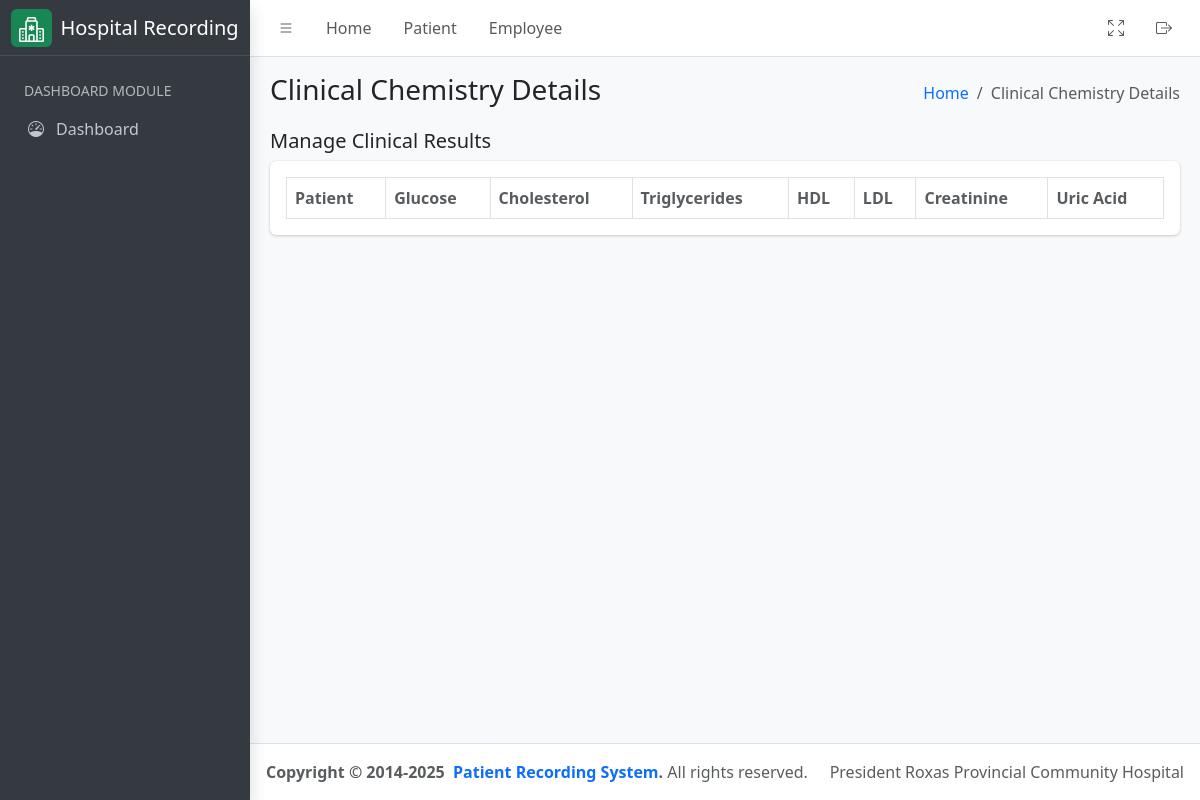
Page /laboratory/chemical-chemistry/result on the earlier database version.
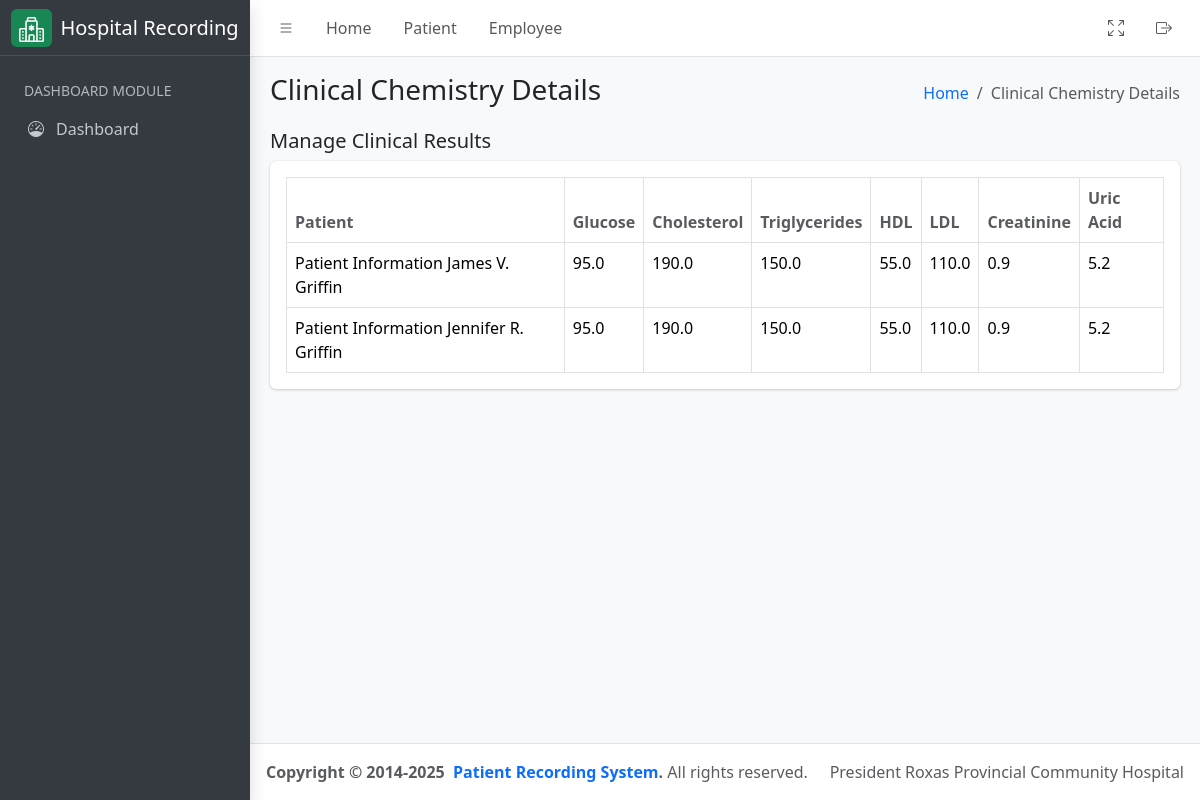
Same page on the later database version.
### hospital_app/models.py (models this page shows, shortened)
class ClinicalChemistry(models.Model):
    patient = models.ForeignKey(
        Patient, on_delete=models.CASCADE, related_name="patient_clinical_chemistry"
    )
    glucose = models.FloatField()
    cholesterol = models.FloatField()
    triglycerides = models.FloatField()
    hdl = models.FloatField()
    ldl = models.FloatField()
    creatinine = models.FloatField()
    uric_acid = models.FloatField()
    bun = models.FloatField()
    sgpt = models.FloatField()
    sgot = models.FloatField()
    date = models.DateField(auto_now_add=True)
    re_test = models.BooleanField(
        default=False, help_text="Re-test clinical chemistry results"
    )
    assigned_pathologist = models.ForeignKey(
        CustomUser,
        related_name="chemical_chemist_pathologist",
        on_delete=models.CASCADE,
        null=True,
        blank=True,
        limit_choices_to={"groups__name": "Pathologist"},
    )
    assigned_technologist = models.ForeignKey(
        CustomUser,
        related_name="chemical_chemist_technologist",
        on_delete=models.CASCADE,
        null=True,
        blank=True,
        limit_choices_to={"groups__name": "Medical Technologist"},
    )
    class Meta:
        verbose_name = "Clinical Chemistry"
        verbose_name_plural = "Clinical Chemistry"
        db_table = "clinical_chemistry"
        ordering = ("date",)

class Patient(models.Model):
    firstname = models.CharField(max_length=255)
    middlename = models.CharField(max_length=255, null=False, blank=True)
    lastname = models.CharField(max_length=255)
    age = models.PositiveIntegerField()
    sex = models.CharField(
        max_length=10, choices=(("Male", "Male"), ("Female", "Female"))
    )
    physician = models.ForeignKey(
        CustomUser,
        related_name="physician",
        limit_choices_to={"groups__name": "Physician"},
        on_delete=models.CASCADE,
    )
    room_number = models.PositiveIntegerField(null=True, blank=True, help_text="Leave room number as empty if out patient")
    sample_type = models.CharField(max_length=255)
    time_of_collection = models.TimeField()
    date_of_collection = models.DateField()
    sars_result = models.CharField(max_length=255)
    date = models.DateField(auto_now_add=True)
    serial_number = models.CharField(max_length=255, help_text="Serial number example: PT-01152025-R23")
    assigned_pathologist = models.ForeignKey(
        CustomUser,
        related_name="patient_pathologist",
        on_delete=models.CASCADE,
        null=True,
        blank=True,
        limit_choices_to={"groups__name": "Pathologist"},
    )
    assigned_technologist = models.ForeignKey(
        CustomUser,
        related_name="patient_technologist",
        on_delete=models.CASCADE,
        null=True,
        blank=True,
        limit_choices_to={"groups__name": "Medical Technologist"},
    )
    patient_type = models.CharField(
        max_length=100,
        default="In Patient",
        choices=(
            ("In Patient", "In Patient"),
            ("Out Patient", "Out Patient"),
        ),
    )
    def get_full_name(self):
        return f"{self.firstname}  { self.middlename[0] + '.' if self.middlename else ''} {self.lastname}"
    def __str__(self) -> str:
        return f"Patient Information {self.get_full_name()}"
    class Meta:
        ordering = ("time_of_collection",)

### hospital_app/views.py (the view)
# urls.py: path('laboratory/chemical-chemistry/result', ClinicalChemistryView.as_view(), name="chemical_chemistry_list"),
class ClinicalChemistryView(ListView):
    template_name = "chemical_chemistry.html"
    queryset = ClinicalChemistry.objects.all().order_by("-date")
    context_object_name = "results"
    def get_context_data(self, **kwargs):
        context = super().get_context_data(**kwargs)
        context["detail_header"] = "Clinical Chemistry Details List"
        context["humberger_header"] = "Clinical Chemistry Details"
        return context

### hospital_app/templatetags/group.py (called while the page is built)
@register.filter
def has_group(user, group_name):
    return user.groups.filter(name=group_name).exists()

### hospital_app/templates/chemical_chemistry.html (shortened to what this page needs)
{% extends './includes/base.html' %}
{% load group %}
{% block content %}
<div class="container-fluid">
    <div class="row">
        <div class="col-md-12">
            <div class="d-flex justify-content-between align-items-center">
                <h5>Manage Clinical Results</h5>
            </div>
            <div class="card mb-4">
                <div class="card-body">
                    <table id="datatable" class="table table-bordered table-hover">
                        <thead>
                            <tr>
                                <th class="text-muted">Patient</th>
                                <th class="text-muted">Glucose</th>
                                <th class="text-muted">Cholesterol</th>
                                <th class="text-muted">Triglycerides</th>
                                <th class="text-muted">HDL</th>
                                <th class="text-muted">LDL</th>
                                <th class="text-muted">Creatinine</th>
                                <th class="text-muted">Uric Acid</th>
                            </tr>
                        </thead>
                        <tbody>
                            {% for result in results %}
                            <tr>
                                <td>{{ result.patient }}</td>
                                <td>{{ result.glucose }}</td>
                                <td>{{ result.cholesterol }}</td>
                                <td>{{ result.triglycerides }}</td>
                                <td>{{ result.hdl }}</td>
                                <td>{{ result.ldl }}</td>
                                <td>{{ result.creatinine }}</td>
                                <td>{{ result.uric_acid }}</td>
                            </tr>
                            {% endfor %}
                        </tbody>
                    </table>
                </div>
            </div>
        </div>
    </div>
</div>
{% endblock %}

### hospital_app/templates/includes/base.html (shortened to what this page needs)
{% load static %}
<!DOCTYPE html>
<html lang="en">
    <head>
        <link
            rel="stylesheet"
            href="https://cdn.jsdelivr.net/npm/@fontsource/source-sans-3@5.0.12/index.css"
        >
        <link
            rel="stylesheet"
            href="https://cdn.jsdelivr.net/npm/overlayscrollbars@2.3.0/styles/overlayscrollbars.min.css"
        >
        <link
            rel="stylesheet"
            href="https://cdn.jsdelivr.net/npm/bootstrap-icons@1.11.0/font/bootstrap-icons.min.css"
        >
        <link rel="stylesheet" href="{% static 'css/adminlte.css' %}" media="all">
        <link
            rel="stylesheet"
            href="https://cdn.jsdelivr.net/npm/apexcharts@3.37.1/dist/apexcharts.css"
        >
        <link href="https://cdn.datatables.net/v/bs5/jq-3.7.0/dt-2.1.8/datatables.min.css" rel="stylesheet">
    </head>
    <body class="layout-fixed sidebar-expand-lg bg-body-tertiary">
        <div class="app-wrapper">
            {% include './navbar.html' %}
       {% include './sidebar.html' %}
            <main class="app-main">
                {% include './subheader.html' %}
                <div class="app-content">
                    {% block content %}{% endblock %}
                </div>
            </main>
            {% include './footer.html' %}
        </div>
    </body>
</html>

### hospital_app/templates/includes/navbar.html (shortened to what this page needs)
{% load static %}
<nav class="app-header navbar navbar-expand bg-body">
    <div class="container-fluid">
        <ul class="navbar-nav">
            <li class="nav-item">
                <a
                    class="nav-link"
                    data-lte-toggle="sidebar"
                    href="#"
                    role="button"
                >
                    <i class="bi bi-list"></i>
                </a>
            </li>
            <li class="nav-item d-none d-md-block">
                <a href="#" class="nav-link">Home</a>
            </li>
            <li class="nav-item d-none d-md-block">
                <a href="{% url 'patient_list' %}" class="nav-link">Patient</a>
            </li>
            <li class="nav-item d-none d-md-block">
                <a href="#" class="nav-link">Employee</a>
            </li>
        </ul>
        <ul class="navbar-nav ms-auto">
            <li class="nav-item">
                <a class="nav-link" href="#" data-lte-toggle="fullscreen">
                    <i data-lte-icon="maximize" class="bi bi-arrows-fullscreen"></i>
                </a>
            </li>
            <li class="nav-item">
                <a onclick="return confirm('Are you sure you want to logout on your account?')" href="{% url 'logout_user' %}" class="nav-link">
                    <i class="bi bi-box-arrow-right fw-bold"></i>
                </a>
            </li>
        </ul>
    </div>
</nav>

### hospital_app/templates/includes/sidebar.html (shortened to what this page needs)
{% load static %}
{% load group %}
<aside class="app-sidebar bg-body-secondary shadow" data-bs-theme="dark">
    <div class="sidebar-brand d-flex align-items-center gap-2">
        <div class="bg-success rounded px-2 py-1">
        </div>
        <span class="fw-light text-white">Hospital Recording</span>
    </div>
    <div class="sidebar-wrapper d-flex flex-column">
        <nav class="mt-2 flex-grow-1">
            <ul
                class="nav sidebar-menu flex-column"
                data-lte-toggle="treeview"
                role="menu"
                data-accordion="false"
            >
            <li>
                <a href="#" class="nav-link">
                    <small class="text-uppercase text-muted">
                        Dashboard Module
                    </small>
                </a>
            </li>
            <li class="nav-item active">
                <a href="{% url 'dashboard' %}" class="nav-link">
                    <i class="nav-icon bi bi-speedometer"></i>
                    <p>
                        Dashboard
                    </p>
                </a>
            </li>
            </ul>
        </nav>
    </div>
</aside>

### hospital_app/templates/includes/subheader.html
<div class="app-content-header">
    <div class="container-fluid">
        <div class="row">
            <div class="col-sm-6">
                <h3 class="mb-0">{{ humberger_header }}</h3>
            </div>
            <div class="col-sm-6">
                <ol class="breadcrumb float-sm-end">
                    <li class="breadcrumb-item"><a href="{% url 'dashboard' %}">Home</a></li>
                    <li class="breadcrumb-item active" aria-current="page">
                        {{ humberger_header }}
                    </li>
                </ol>
            </div>
        </div>
    </div>
</div>

### hospital_app/templates/includes/footer.html
<footer class="app-footer">
    <div class="float-end d-none d-sm-inline">President Roxas Provincial Community Hospital</div> <strong>
        Copyright &copy; 2014-2025&nbsp;
        <a href="#" class="text-decoration-none">Patient Recording System</a>.
    </strong>
    All rights reserved.
</footer>

Differences in the rows shown:
added ClinicalChemistry: patient "Patient Information James V. Griffin", glucose "95.0", cholesterol "190.0", triglycerides "150.0", hdl "55.0", ldl "110.0", creatinine "0.9", uric_acid "5.2"
added ClinicalChemistry: patient "Patient Information Jennifer R. Griffin", glucose "95.0", cholesterol "190.0", triglycerides "150.0", hdl "55.0", ldl "110.0", creatinine "0.9", uric_acid "5.2"
